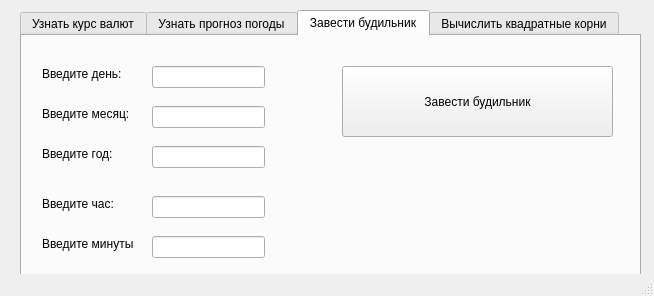
<?xml version="1.0" encoding="UTF-8"?>
<ui version="4.0">
 <class>MainWindow</class>
 <widget class="QMainWindow" name="MainWindow">
  <property name="geometry">
   <rect>
    <x>0</x>
    <y>0</y>
    <width>654</width>
    <height>296</height>
   </rect>
  </property>
  <property name="windowTitle">
   <string>MainWindow</string>
  </property>
  <widget class="QWidget" name="centralwidget">
   <widget class="QTabWidget" name="tabWidget">
    <property name="geometry">
     <rect>
      <x>20</x>
      <y>10</y>
      <width>621</width>
      <height>271</height>
     </rect>
    </property>
    <property name="currentIndex">
     <number>2</number>
    </property>
    <widget class="QWidget" name="tab_currency">
     <attribute name="title">
      <string>Узнать курс валют</string>
     </attribute>
     <widget class="QLabel" name="label">
      <property name="geometry">
       <rect>
        <x>10</x>
        <y>20</y>
        <width>231</width>
        <height>41</height>
       </rect>
      </property>
      <property name="text">
       <string>Выберите валюту для конвертации в рубли:</string>
      </property>
      <property name="wordWrap">
       <bool>true</bool>
      </property>
     </widget>
     <widget class="QComboBox" name="comboBox">
      <property name="geometry">
       <rect>
        <x>10</x>
        <y>70</y>
        <width>231</width>
        <height>22</height>
       </rect>
      </property>
     </widget>
     <widget class="QLabel" name="label_2">
      <property name="geometry">
       <rect>
        <x>10</x>
        <y>100</y>
        <width>151</width>
        <height>51</height>
       </rect>
      </property>
      <property name="text">
       <string>Введите кол-во валюты, которое Вы хотите конвертировать в рубли:</string>
      </property>
      <property name="wordWrap">
       <bool>true</bool>
      </property>
     </widget>
     <widget class="QLineEdit" name="lineEdit_kolvo">
      <property name="geometry">
       <rect>
        <x>10</x>
        <y>160</y>
        <width>151</width>
        <height>22</height>
       </rect>
      </property>
     </widget>
     <widget class="QPushButton" name="pushButton_currency">
      <property name="geometry">
       <rect>
        <x>10</x>
        <y>200</y>
        <width>151</width>
        <height>24</height>
       </rect>
      </property>
      <property name="text">
       <string>Сконвертировать</string>
      </property>
     </widget>
     <widget class="QLabel" name="currency_itog">
      <property name="geometry">
       <rect>
        <x>320</x>
        <y>20</y>
        <width>271</width>
        <height>201</height>
       </rect>
      </property>
      <property name="text">
       <string/>
      </property>
      <property name="wordWrap">
       <bool>true</bool>
      </property>
     </widget>
    </widget>
    <widget class="QWidget" name="tab_forecast">
     <attribute name="title">
      <string>Узнать прогноз погоды</string>
     </attribute>
     <widget class="QLineEdit" name="lineEdit_citychoi">
      <property name="geometry">
       <rect>
        <x>220</x>
        <y>40</y>
        <width>321</width>
        <height>22</height>
       </rect>
      </property>
     </widget>
     <widget class="QPushButton" name="pushButton_forecast">
      <property name="geometry">
       <rect>
        <x>220</x>
        <y>80</y>
        <width>321</width>
        <height>24</height>
       </rect>
      </property>
      <property name="text">
       <string>Узнать текущую температуру</string>
      </property>
     </widget>
     <widget class="QLabel" name="forecast_itog">
      <property name="geometry">
       <rect>
        <x>10</x>
        <y>130</y>
        <width>171</width>
        <height>41</height>
       </rect>
      </property>
      <property name="text">
       <string>Текущая температура:</string>
      </property>
     </widget>
     <widget class="QLabel" name="label_3">
      <property name="geometry">
       <rect>
        <x>10</x>
        <y>30</y>
        <width>201</width>
        <height>41</height>
       </rect>
      </property>
      <property name="text">
       <string>Введите интересующий Вас город:</string>
      </property>
      <property name="wordWrap">
       <bool>true</bool>
      </property>
     </widget>
    </widget>
    <widget class="QWidget" name="tab_budilnik">
     <attribute name="title">
      <string>Завести будильник</string>
     </attribute>
     <widget class="QLabel" name="label_6">
      <property name="geometry">
       <rect>
        <x>20</x>
        <y>70</y>
        <width>91</width>
        <height>16</height>
       </rect>
      </property>
      <property name="text">
       <string>Введите месяц:</string>
      </property>
     </widget>
     <widget class="QLabel" name="label_5">
      <property name="geometry">
       <rect>
        <x>20</x>
        <y>160</y>
        <width>91</width>
        <height>16</height>
       </rect>
      </property>
      <property name="text">
       <string>Введите час:</string>
      </property>
     </widget>
     <widget class="QLineEdit" name="lineEdit_year">
      <property name="geometry">
       <rect>
        <x>130</x>
        <y>110</y>
        <width>113</width>
        <height>22</height>
       </rect>
      </property>
     </widget>
     <widget class="QLabel" name="label_7">
      <property name="geometry">
       <rect>
        <x>20</x>
        <y>110</y>
        <width>81</width>
        <height>16</height>
       </rect>
      </property>
      <property name="text">
       <string>Введите год:</string>
      </property>
     </widget>
     <widget class="QLineEdit" name="lineEdit_hour">
      <property name="geometry">
       <rect>
        <x>130</x>
        <y>160</y>
        <width>113</width>
        <height>22</height>
       </rect>
      </property>
     </widget>
     <widget class="QLabel" name="label_4">
      <property name="geometry">
       <rect>
        <x>20</x>
        <y>30</y>
        <width>81</width>
        <height>16</height>
       </rect>
      </property>
      <property name="text">
       <string>Введите день:</string>
      </property>
     </widget>
     <widget class="QPushButton" name="pushButton_budilnik">
      <property name="geometry">
       <rect>
        <x>320</x>
        <y>30</y>
        <width>271</width>
        <height>71</height>
       </rect>
      </property>
      <property name="text">
       <string>Завести будильник</string>
      </property>
     </widget>
     <widget class="QLineEdit" name="lineEdit_day">
      <property name="geometry">
       <rect>
        <x>130</x>
        <y>30</y>
        <width>113</width>
        <height>22</height>
       </rect>
      </property>
     </widget>
     <widget class="QLineEdit" name="lineEdit_month">
      <property name="geometry">
       <rect>
        <x>130</x>
        <y>70</y>
        <width>113</width>
        <height>22</height>
       </rect>
      </property>
     </widget>
     <widget class="QLabel" name="label_8">
      <property name="geometry">
       <rect>
        <x>20</x>
        <y>200</y>
        <width>91</width>
        <height>16</height>
       </rect>
      </property>
      <property name="text">
       <string>Введите минуты:</string>
      </property>
     </widget>
     <widget class="QLineEdit" name="lineEdit_minute">
      <property name="geometry">
       <rect>
        <x>130</x>
        <y>200</y>
        <width>113</width>
        <height>22</height>
       </rect>
      </property>
     </widget>
    </widget>
    <widget class="QWidget" name="tab">
     <attribute name="title">
      <string>Вычислить квадратные корни</string>
     </attribute>
     <widget class="QPushButton" name="pushButton_korni">
      <property name="geometry">
       <rect>
        <x>20</x>
        <y>180</y>
        <width>191</width>
        <height>41</height>
       </rect>
      </property>
      <property name="text">
       <string>Найти корни уравнения</string>
      </property>
     </widget>
     <widget class="QLabel" name="label_10">
      <property name="geometry">
       <rect>
        <x>20</x>
        <y>80</y>
        <width>81</width>
        <height>16</height>
       </rect>
      </property>
      <property name="text">
       <string>Введите &quot;b&quot;:</string>
      </property>
     </widget>
     <widget class="QLabel" name="label_11">
      <property name="geometry">
       <rect>
        <x>20</x>
        <y>130</y>
        <width>81</width>
        <height>16</height>
       </rect>
      </property>
      <property name="text">
       <string>Введите &quot;c&quot;:</string>
      </property>
     </widget>
     <widget class="QLineEdit" name="lineEdit_a">
      <property name="geometry">
       <rect>
        <x>100</x>
        <y>30</y>
        <width>113</width>
        <height>22</height>
       </rect>
      </property>
     </widget>
     <widget class="QLabel" name="label_9">
      <property name="geometry">
       <rect>
        <x>20</x>
        <y>30</y>
        <width>81</width>
        <height>16</height>
       </rect>
      </property>
      <property name="text">
       <string>Введите &quot;a&quot;:</string>
      </property>
     </widget>
     <widget class="QLineEdit" name="lineEdit_b">
      <property name="geometry">
       <rect>
        <x>100</x>
        <y>80</y>
        <width>113</width>
        <height>22</height>
       </rect>
      </property>
     </widget>
     <widget class="QLineEdit" name="lineEdit_c">
      <property name="geometry">
       <rect>
        <x>100</x>
        <y>130</y>
        <width>113</width>
        <height>22</height>
       </rect>
      </property>
     </widget>
     <widget class="QLabel" name="label_12">
      <property name="geometry">
       <rect>
        <x>280</x>
        <y>30</y>
        <width>301</width>
        <height>131</height>
       </rect>
      </property>
      <property name="text">
       <string/>
      </property>
      <property name="wordWrap">
       <bool>true</bool>
      </property>
     </widget>
    </widget>
   </widget>
  </widget>
  <widget class="QStatusBar" name="statusbar"/>
 </widget>
 <resources/>
 <connections/>
</ui>
